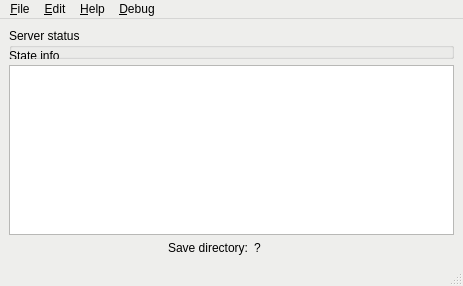
<?xml version="1.0" encoding="UTF-8"?>
<ui version="4.0">
 <class>MainWindow</class>
 <widget class="QMainWindow" name="MainWindow">
  <property name="geometry">
   <rect>
    <x>0</x>
    <y>0</y>
    <width>463</width>
    <height>286</height>
   </rect>
  </property>
  <property name="sizePolicy">
   <sizepolicy hsizetype="Expanding" vsizetype="Expanding">
    <horstretch>0</horstretch>
    <verstretch>0</verstretch>
   </sizepolicy>
  </property>
  <property name="maximumSize">
   <size>
    <width>16777215</width>
    <height>16777215</height>
   </size>
  </property>
  <property name="palette">
   <palette>
    <active>
     <colorrole role="WindowText">
      <brush brushstyle="SolidPattern">
       <color alpha="255">
        <red>0</red>
        <green>0</green>
        <blue>0</blue>
       </color>
      </brush>
     </colorrole>
     <colorrole role="Button">
      <brush brushstyle="SolidPattern">
       <color alpha="255">
        <red>238</red>
        <green>238</green>
        <blue>236</blue>
       </color>
      </brush>
     </colorrole>
     <colorrole role="Light">
      <brush brushstyle="SolidPattern">
       <color alpha="255">
        <red>255</red>
        <green>255</green>
        <blue>255</blue>
       </color>
      </brush>
     </colorrole>
     <colorrole role="Midlight">
      <brush brushstyle="SolidPattern">
       <color alpha="255">
        <red>246</red>
        <green>246</green>
        <blue>245</blue>
       </color>
      </brush>
     </colorrole>
     <colorrole role="Dark">
      <brush brushstyle="SolidPattern">
       <color alpha="255">
        <red>119</red>
        <green>119</green>
        <blue>118</blue>
       </color>
      </brush>
     </colorrole>
     <colorrole role="Mid">
      <brush brushstyle="SolidPattern">
       <color alpha="255">
        <red>159</red>
        <green>159</green>
        <blue>157</blue>
       </color>
      </brush>
     </colorrole>
     <colorrole role="Text">
      <brush brushstyle="SolidPattern">
       <color alpha="255">
        <red>0</red>
        <green>0</green>
        <blue>0</blue>
       </color>
      </brush>
     </colorrole>
     <colorrole role="BrightText">
      <brush brushstyle="SolidPattern">
       <color alpha="255">
        <red>255</red>
        <green>255</green>
        <blue>255</blue>
       </color>
      </brush>
     </colorrole>
     <colorrole role="ButtonText">
      <brush brushstyle="SolidPattern">
       <color alpha="255">
        <red>0</red>
        <green>0</green>
        <blue>0</blue>
       </color>
      </brush>
     </colorrole>
     <colorrole role="Base">
      <brush brushstyle="SolidPattern">
       <color alpha="255">
        <red>255</red>
        <green>255</green>
        <blue>255</blue>
       </color>
      </brush>
     </colorrole>
     <colorrole role="Window">
      <brush brushstyle="SolidPattern">
       <color alpha="255">
        <red>238</red>
        <green>238</green>
        <blue>236</blue>
       </color>
      </brush>
     </colorrole>
     <colorrole role="Shadow">
      <brush brushstyle="SolidPattern">
       <color alpha="255">
        <red>0</red>
        <green>0</green>
        <blue>0</blue>
       </color>
      </brush>
     </colorrole>
     <colorrole role="AlternateBase">
      <brush brushstyle="SolidPattern">
       <color alpha="255">
        <red>246</red>
        <green>246</green>
        <blue>245</blue>
       </color>
      </brush>
     </colorrole>
     <colorrole role="ToolTipBase">
      <brush brushstyle="SolidPattern">
       <color alpha="255">
        <red>255</red>
        <green>255</green>
        <blue>220</blue>
       </color>
      </brush>
     </colorrole>
     <colorrole role="ToolTipText">
      <brush brushstyle="SolidPattern">
       <color alpha="255">
        <red>0</red>
        <green>0</green>
        <blue>0</blue>
       </color>
      </brush>
     </colorrole>
    </active>
    <inactive>
     <colorrole role="WindowText">
      <brush brushstyle="SolidPattern">
       <color alpha="255">
        <red>0</red>
        <green>0</green>
        <blue>0</blue>
       </color>
      </brush>
     </colorrole>
     <colorrole role="Button">
      <brush brushstyle="SolidPattern">
       <color alpha="255">
        <red>238</red>
        <green>238</green>
        <blue>236</blue>
       </color>
      </brush>
     </colorrole>
     <colorrole role="Light">
      <brush brushstyle="SolidPattern">
       <color alpha="255">
        <red>255</red>
        <green>255</green>
        <blue>255</blue>
       </color>
      </brush>
     </colorrole>
     <colorrole role="Midlight">
      <brush brushstyle="SolidPattern">
       <color alpha="255">
        <red>246</red>
        <green>246</green>
        <blue>245</blue>
       </color>
      </brush>
     </colorrole>
     <colorrole role="Dark">
      <brush brushstyle="SolidPattern">
       <color alpha="255">
        <red>119</red>
        <green>119</green>
        <blue>118</blue>
       </color>
      </brush>
     </colorrole>
     <colorrole role="Mid">
      <brush brushstyle="SolidPattern">
       <color alpha="255">
        <red>159</red>
        <green>159</green>
        <blue>157</blue>
       </color>
      </brush>
     </colorrole>
     <colorrole role="Text">
      <brush brushstyle="SolidPattern">
       <color alpha="255">
        <red>0</red>
        <green>0</green>
        <blue>0</blue>
       </color>
      </brush>
     </colorrole>
     <colorrole role="BrightText">
      <brush brushstyle="SolidPattern">
       <color alpha="255">
        <red>255</red>
        <green>255</green>
        <blue>255</blue>
       </color>
      </brush>
     </colorrole>
     <colorrole role="ButtonText">
      <brush brushstyle="SolidPattern">
       <color alpha="255">
        <red>0</red>
        <green>0</green>
        <blue>0</blue>
       </color>
      </brush>
     </colorrole>
     <colorrole role="Base">
      <brush brushstyle="SolidPattern">
       <color alpha="255">
        <red>255</red>
        <green>255</green>
        <blue>255</blue>
       </color>
      </brush>
     </colorrole>
     <colorrole role="Window">
      <brush brushstyle="SolidPattern">
       <color alpha="255">
        <red>238</red>
        <green>238</green>
        <blue>236</blue>
       </color>
      </brush>
     </colorrole>
     <colorrole role="Shadow">
      <brush brushstyle="SolidPattern">
       <color alpha="255">
        <red>0</red>
        <green>0</green>
        <blue>0</blue>
       </color>
      </brush>
     </colorrole>
     <colorrole role="AlternateBase">
      <brush brushstyle="SolidPattern">
       <color alpha="255">
        <red>246</red>
        <green>246</green>
        <blue>245</blue>
       </color>
      </brush>
     </colorrole>
     <colorrole role="ToolTipBase">
      <brush brushstyle="SolidPattern">
       <color alpha="255">
        <red>255</red>
        <green>255</green>
        <blue>220</blue>
       </color>
      </brush>
     </colorrole>
     <colorrole role="ToolTipText">
      <brush brushstyle="SolidPattern">
       <color alpha="255">
        <red>0</red>
        <green>0</green>
        <blue>0</blue>
       </color>
      </brush>
     </colorrole>
    </inactive>
    <disabled>
     <colorrole role="WindowText">
      <brush brushstyle="SolidPattern">
       <color alpha="255">
        <red>119</red>
        <green>119</green>
        <blue>118</blue>
       </color>
      </brush>
     </colorrole>
     <colorrole role="Button">
      <brush brushstyle="SolidPattern">
       <color alpha="255">
        <red>238</red>
        <green>238</green>
        <blue>236</blue>
       </color>
      </brush>
     </colorrole>
     <colorrole role="Light">
      <brush brushstyle="SolidPattern">
       <color alpha="255">
        <red>255</red>
        <green>255</green>
        <blue>255</blue>
       </color>
      </brush>
     </colorrole>
     <colorrole role="Midlight">
      <brush brushstyle="SolidPattern">
       <color alpha="255">
        <red>246</red>
        <green>246</green>
        <blue>245</blue>
       </color>
      </brush>
     </colorrole>
     <colorrole role="Dark">
      <brush brushstyle="SolidPattern">
       <color alpha="255">
        <red>119</red>
        <green>119</green>
        <blue>118</blue>
       </color>
      </brush>
     </colorrole>
     <colorrole role="Mid">
      <brush brushstyle="SolidPattern">
       <color alpha="255">
        <red>159</red>
        <green>159</green>
        <blue>157</blue>
       </color>
      </brush>
     </colorrole>
     <colorrole role="Text">
      <brush brushstyle="SolidPattern">
       <color alpha="255">
        <red>119</red>
        <green>119</green>
        <blue>118</blue>
       </color>
      </brush>
     </colorrole>
     <colorrole role="BrightText">
      <brush brushstyle="SolidPattern">
       <color alpha="255">
        <red>255</red>
        <green>255</green>
        <blue>255</blue>
       </color>
      </brush>
     </colorrole>
     <colorrole role="ButtonText">
      <brush brushstyle="SolidPattern">
       <color alpha="255">
        <red>119</red>
        <green>119</green>
        <blue>118</blue>
       </color>
      </brush>
     </colorrole>
     <colorrole role="Base">
      <brush brushstyle="SolidPattern">
       <color alpha="255">
        <red>238</red>
        <green>238</green>
        <blue>236</blue>
       </color>
      </brush>
     </colorrole>
     <colorrole role="Window">
      <brush brushstyle="SolidPattern">
       <color alpha="255">
        <red>238</red>
        <green>238</green>
        <blue>236</blue>
       </color>
      </brush>
     </colorrole>
     <colorrole role="Shadow">
      <brush brushstyle="SolidPattern">
       <color alpha="255">
        <red>0</red>
        <green>0</green>
        <blue>0</blue>
       </color>
      </brush>
     </colorrole>
     <colorrole role="AlternateBase">
      <brush brushstyle="SolidPattern">
       <color alpha="255">
        <red>238</red>
        <green>238</green>
        <blue>236</blue>
       </color>
      </brush>
     </colorrole>
     <colorrole role="ToolTipBase">
      <brush brushstyle="SolidPattern">
       <color alpha="255">
        <red>255</red>
        <green>255</green>
        <blue>220</blue>
       </color>
      </brush>
     </colorrole>
     <colorrole role="ToolTipText">
      <brush brushstyle="SolidPattern">
       <color alpha="255">
        <red>0</red>
        <green>0</green>
        <blue>0</blue>
       </color>
      </brush>
     </colorrole>
    </disabled>
   </palette>
  </property>
  <property name="contextMenuPolicy">
   <enum>Qt::DefaultContextMenu</enum>
  </property>
  <property name="windowTitle">
   <string/>
  </property>
  <widget class="QWidget" name="centralwidget">
   <property name="sizePolicy">
    <sizepolicy hsizetype="Preferred" vsizetype="Preferred">
     <horstretch>0</horstretch>
     <verstretch>0</verstretch>
    </sizepolicy>
   </property>
   <layout class="QVBoxLayout" name="verticalLayout">
    <item>
     <widget class="QGroupBox" name="groupBox_2">
      <property name="sizePolicy">
       <sizepolicy hsizetype="Expanding" vsizetype="Fixed">
        <horstretch>0</horstretch>
        <verstretch>10</verstretch>
       </sizepolicy>
      </property>
      <property name="minimumSize">
       <size>
        <width>0</width>
        <height>0</height>
       </size>
      </property>
      <property name="title">
       <string>Server status</string>
      </property>
      <widget class="QLabel" name="label">
       <property name="geometry">
        <rect>
         <x>0</x>
         <y>20</y>
         <width>783</width>
         <height>16</height>
        </rect>
       </property>
       <property name="sizePolicy">
        <sizepolicy hsizetype="Expanding" vsizetype="Fixed">
         <horstretch>0</horstretch>
         <verstretch>0</verstretch>
        </sizepolicy>
       </property>
       <property name="sizeIncrement">
        <size>
         <width>0</width>
         <height>0</height>
        </size>
       </property>
       <property name="baseSize">
        <size>
         <width>0</width>
         <height>0</height>
        </size>
       </property>
       <property name="layoutDirection">
        <enum>Qt::LeftToRight</enum>
       </property>
       <property name="text">
        <string>State info</string>
       </property>
      </widget>
     </widget>
    </item>
    <item>
     <widget class="QTreeView" name="treeView">
      <property name="dragEnabled">
       <bool>true</bool>
      </property>
      <property name="selectionMode">
       <enum>QAbstractItemView::ExtendedSelection</enum>
      </property>
      <property name="allColumnsShowFocus">
       <bool>true</bool>
      </property>
     </widget>
    </item>
    <item>
     <layout class="QHBoxLayout" name="horizontalLayout">
      <property name="sizeConstraint">
       <enum>QLayout::SetMinimumSize</enum>
      </property>
      <item>
       <widget class="QLabel" name="label_3">
        <property name="text">
         <string>Save directory:</string>
        </property>
        <property name="alignment">
         <set>Qt::AlignRight|Qt::AlignTrailing|Qt::AlignVCenter</set>
        </property>
       </widget>
      </item>
      <item>
       <widget class="QLabel" name="label_2">
        <property name="sizePolicy">
         <sizepolicy hsizetype="Fixed" vsizetype="Preferred">
          <horstretch>0</horstretch>
          <verstretch>0</verstretch>
         </sizepolicy>
        </property>
        <property name="minimumSize">
         <size>
          <width>200</width>
          <height>0</height>
         </size>
        </property>
        <property name="text">
         <string>?</string>
        </property>
       </widget>
      </item>
     </layout>
    </item>
   </layout>
  </widget>
  <widget class="QStatusBar" name="statusbar"/>
  <widget class="QMenuBar" name="menuBarDefault">
   <property name="geometry">
    <rect>
     <x>0</x>
     <y>0</y>
     <width>463</width>
     <height>21</height>
    </rect>
   </property>
   <property name="toolTip">
    <string/>
   </property>
   <property name="toolTipDuration">
    <number>-1</number>
   </property>
   <widget class="QMenu" name="menuEdit">
    <property name="title">
     <string>&amp;Edit</string>
    </property>
    <addaction name="actionStart"/>
    <addaction name="actionPause"/>
    <addaction name="separator"/>
    <addaction name="actionAdd_devices"/>
    <addaction name="actionRemove"/>
   </widget>
   <widget class="QMenu" name="menuFile">
    <property name="title">
     <string>&amp;File</string>
    </property>
    <addaction name="actionManage_devices"/>
    <addaction name="separator"/>
    <addaction name="actionStorage_location"/>
    <addaction name="actionSet_nickname"/>
    <addaction name="separator"/>
    <addaction name="actionQuit"/>
   </widget>
   <widget class="QMenu" name="menuHelp">
    <property name="title">
     <string>&amp;Help</string>
    </property>
    <addaction name="actionAbout_TrebleShot"/>
    <addaction name="actionAbout_Qt"/>
   </widget>
   <widget class="QMenu" name="menu_Debug">
    <property name="title">
     <string>&amp;Debug</string>
    </property>
    <addaction name="actionStart_receiver"/>
   </widget>
   <addaction name="menuFile"/>
   <addaction name="menuEdit"/>
   <addaction name="menuHelp"/>
   <addaction name="menu_Debug"/>
  </widget>
  <action name="actionChange_device_name">
   <property name="text">
    <string>&amp;Change device name</string>
   </property>
  </action>
  <action name="actionQuit">
   <property name="text">
    <string>&amp;Quit</string>
   </property>
  </action>
  <action name="actionAbout_TrebleShot">
   <property name="text">
    <string>&amp;About TrebleShot</string>
   </property>
  </action>
  <action name="actionManage_devices">
   <property name="text">
    <string>&amp;Manage devices</string>
   </property>
  </action>
  <action name="actionAbout_Qt">
   <property name="text">
    <string>About &amp;Qt</string>
   </property>
  </action>
  <action name="actionStart_receiver">
   <property name="text">
    <string>&amp;Start receiver</string>
   </property>
  </action>
  <action name="actionStart">
   <property name="text">
    <string>&amp;Start</string>
   </property>
   <property name="shortcut">
    <string>S</string>
   </property>
  </action>
  <action name="actionPause">
   <property name="text">
    <string>&amp;Pause</string>
   </property>
  </action>
  <action name="actionAdd_devices">
   <property name="text">
    <string>&amp;Add devices</string>
   </property>
  </action>
  <action name="actionRemove">
   <property name="text">
    <string>&amp;Remove</string>
   </property>
   <property name="shortcut">
    <string>Del</string>
   </property>
  </action>
  <action name="actionStorage_location">
   <property name="text">
    <string>Storage location</string>
   </property>
  </action>
  <action name="actionSet_nickname">
   <property name="text">
    <string>Set nickname</string>
   </property>
  </action>
 </widget>
 <resources/>
 <connections>
  <connection>
   <sender>actionQuit</sender>
   <signal>triggered()</signal>
   <receiver>MainWindow</receiver>
   <slot>close()</slot>
   <hints>
    <hint type="sourcelabel">
     <x>-1</x>
     <y>-1</y>
    </hint>
    <hint type="destinationlabel">
     <x>400</x>
     <y>255</y>
    </hint>
   </hints>
  </connection>
 </connections>
</ui>
